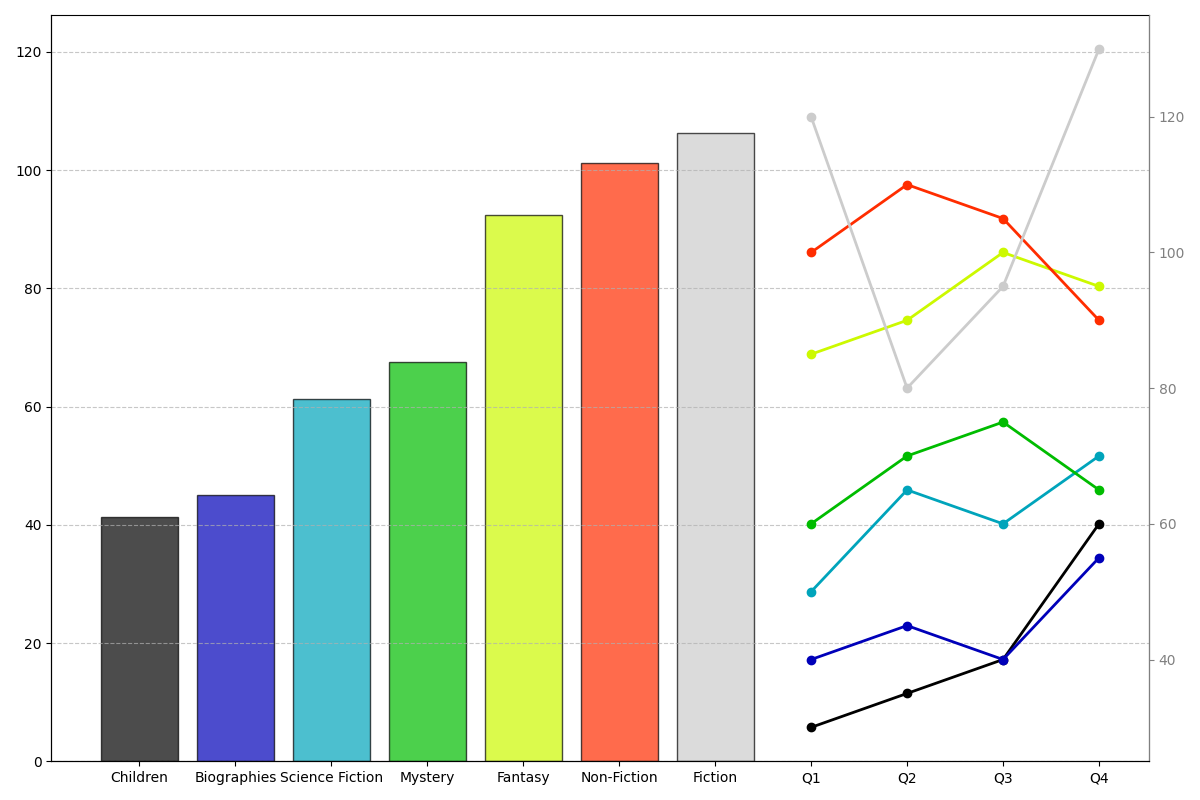

Here is the Python script that generated this plot:
import matplotlib.pyplot as plt
import numpy as np

# Data setup
genres = ['Fiction', 'Non-Fiction', 'Mystery', 'Science Fiction', 'Biographies', 'Children', 'Fantasy']
quarterly_checkouts = [
    [120, 80, 95, 130],
    [100, 110, 105, 90],
    [60, 70, 75, 65],
    [50, 65, 60, 70],
    [40, 45, 40, 55],
    [30, 35, 40, 60],
    [85, 90, 100, 95]
]

# Calculate yearly averages
yearly_checkouts = [np.mean(q) for q in quarterly_checkouts]

# Sort by yearly checkouts
sorted_indices = np.argsort(yearly_checkouts)  # Use np.argsort to get indices for sorted order
genres_sorted = [genres[i] for i in sorted_indices]
yearly_checkouts_sorted = [yearly_checkouts[i] for i in sorted_indices]
quarterly_checkouts_sorted = [quarterly_checkouts[i] for i in sorted_indices]

colors = plt.cm.nipy_spectral(np.linspace(0, 1, len(genres)))

# Plot Setup
fig, ax1 = plt.subplots(figsize=(12, 8))
bars = ax1.bar(genres_sorted, yearly_checkouts_sorted, color=colors, edgecolor='black', alpha=0.7)

ax1.set_ylim(0, max(yearly_checkouts_sorted) + 20)
ax1.yaxis.grid(True, linestyle='--', alpha=0.7)

# Plot the quarterly line chart
ax2 = ax1.twinx()
quarters = ['Q1', 'Q2', 'Q3', 'Q4']
for index, (genre, quarterly_data) in enumerate(zip(genres_sorted, quarterly_checkouts_sorted)):
    ax2.plot(quarters, quarterly_data, 'o-', color=colors[index], linewidth=2)

ax2.spines['top'].set_visible(False)
ax2.spines['right'].set_color('grey')
ax2.tick_params(axis='y', colors='grey')

plt.tight_layout()
plt.show()
